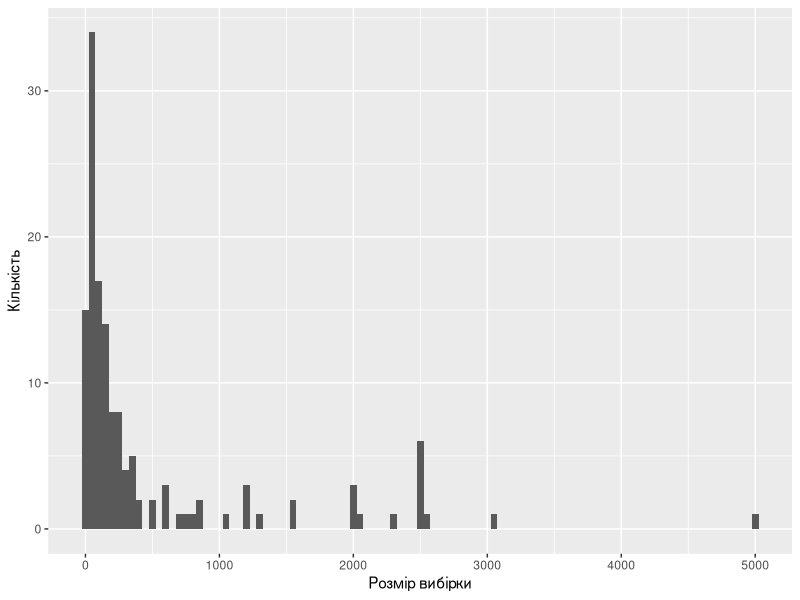
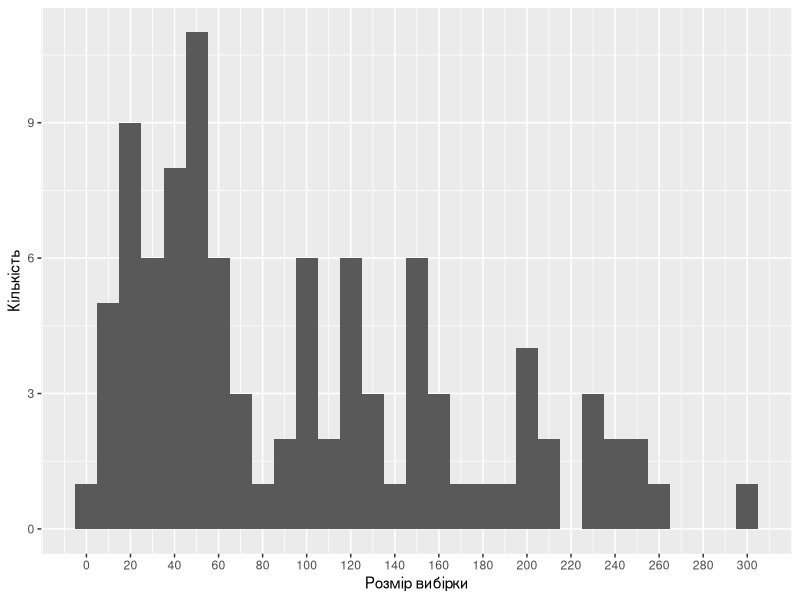

These figures' R source, in order:
### Чтение базы данных

data <- read.csv('11_2013_zakharov.csv',sep='\t',header=T,colClasses=c(rep('character',3),rep('factor',3),'character',rep('factor',37)))

### Подключение необходимых библиотек

library(gmodels)
library(ggplot2)

### Подготовка базы данных

# Удаление из базы методических пособий (ввиду малого количества и неполноты перечня)

data = subset(data,data$type!='Методичний посібник')
data = subset(data,data$type!='Підручник')
data[,5]<- factor(data[,5])

# Одни из тезисов расценены как статья
data[data$type=='Тези',]$type = 'Стаття'
data[,6]<- factor(data[,6])

# Удалена одна статья из Беларуси

data = subset(data,data$country!='Білорусь')

# Объединение дискурс-анализа и контент-анализа
data[data$discourse==1,]$content.analysis = 1

# Объединение анкетирования, опросов и интервью

data[data$form==1,]$interview = 1
data[data$questionnaire==1,]$interview = 1

# Объединение проективных методик

data[data$projpics==1,]$projmeth = 1
data[data$associations==1,]$projmeth = 1

# Объединение тренингов и экспериментов

data[data$training==1,]$experiment = 1

# Удаление лишних столбцов данных

names(data)
names(data[,c(1:8,11,13,16:19,21:ncol(data))])

data = data[,c(1:8,11,13,16:19,21:ncol(data))]

# Выделение теоретических публикаций и эмпирических исследований

theory = subset(data,data$theory==1)
empirical = subset(data,data$theory!=1)

# Обзор общего количества

nrow(data)
nrow(theory)
nrow(empirical)

# Обзор количества публикаций по типам

CrossTable(data[,5])

# Обзор количества публикаций разного типа по годам

CrossTable(data[,4])
CrossTable(theory[,4])
CrossTable(empirical[,4])

# Обзор применяемых методов

result = sapply(empirical[9:ncol(empirical)],table)

# Применение эмпирических методов

t(result[2,1:10])

# Применение статистических методов

t(result[2,11:ncol(result)])

# Распределение эмпирических методов по годам

CrossTable(empirical[,4],empirical[,9])[[1]][,2]    # Проективні методи
CrossTable(empirical[,4],empirical[,10])[[1]][,2]   # Тестування
CrossTable(empirical[,4],empirical[,11])[[1]][,2]   # Інтервью
CrossTable(empirical[,4],empirical[,12])[[1]][,2]   # Фокус-групи
CrossTable(empirical[,4],empirical[,13])[[1]][,2]   # Написання творів
CrossTable(empirical[,4],empirical[,14])[[1]][,2]   # Контент-аналіз
CrossTable(empirical[,4],empirical[,15])[[1]][,2]   # Психосемантика
CrossTable(empirical[,4],empirical[,16])[[1]][,2]   # Спостереження
CrossTable(empirical[,4],empirical[,17])[[1]][,2]   # Оцінки експертів
CrossTable(empirical[,4],empirical[,18])[[1]][,2]   # Експеримент

# Распределение статистических методов по годам

CrossTable(empirical[,4],empirical[,19])[[1]][,2]   # Описова статистика
CrossTable(empirical[,4],empirical[,20])[[1]][,2]   # Кореляційний аналіз
CrossTable(empirical[,4],empirical[,21])[[1]][,2]   # Регресійний аналіз
CrossTable(empirical[,4],empirical[,22])[[1]][,2]   # Факторний аналіз
CrossTable(empirical[,4],empirical[,23])[[1]][,2]   # Тест Стьюдента
CrossTable(empirical[,4],empirical[,24])[[1]][,2]   # Біноміальний критерій
CrossTable(empirical[,4],empirical[,25])[[1]][,2]   # Кластерний аналіз
CrossTable(empirical[,4],empirical[,26])[[1]][,2]   # H-Крускала-Уоліса
CrossTable(empirical[,4],empirical[,27])[[1]][,2]   # Критерій кутового перетворення Фішера
CrossTable(empirical[,4],empirical[,28])[[1]][,2]   # Дисперсійний аналіз
CrossTable(empirical[,4],empirical[,29])[[1]][,2]   # Хі-квадрат Пірсона
CrossTable(empirical[,4],empirical[,30])[[1]][,2]   # Коефіцієнт Чупрова
CrossTable(empirical[,4],empirical[,31])[[1]][,2]   # Коефіцієнт Крамера
CrossTable(empirical[,4],empirical[,32])[[1]][,2]   # Коефіцієнт Сомерса
CrossTable(empirical[,4],empirical[,33])[[1]][,2]   # U-Манна-Уітні
CrossTable(empirical[,4],empirical[,34])[[1]][,2]   # Хі-квадрат Фрідмана
CrossTable(empirical[,4],empirical[,35])[[1]][,2]   # Критерій Фішера
CrossTable(empirical[,4],empirical[,36])[[1]][,2]   # T-Уілкоксона
CrossTable(empirical[,4],empirical[,37])[[1]][,2]   # Багатовимірне шкалювання
CrossTable(empirical[,4],empirical[,38])[[1]][,2]   # Перевірка нормальності розподілу

CrossTable(empirical[,4],empirical[,19])[[1]][,2]   # Опмсова статистика

CrossTable(empirical[,4],empirical[,23])[[1]][,2] +
CrossTable(empirical[,4],empirical[,26])[[1]][,2] +
CrossTable(empirical[,4],empirical[,28])[[1]][,2] +
CrossTable(empirical[,4],empirical[,33])[[1]][,2] +
CrossTable(empirical[,4],empirical[,34])[[1]][,2] +
CrossTable(empirical[,4],empirical[,35])[[1]][,2] +
CrossTable(empirical[,4],empirical[,36])[[1]][,2]  # Методи статистичного висновку (відмінності)

CrossTable(empirical[,4],empirical[,20])[[1]][,2] +
CrossTable(empirical[,4],empirical[,21])[[1]][,2]
CrossTable(empirical[,4],empirical[,19])[[1]][,2]  # Методи статистичного висновку (зв'язки)

CrossTable(empirical[,4],empirical[,24])[[1]][,2] +
CrossTable(empirical[,4],empirical[,27])[[1]][,2] +
CrossTable(empirical[,4],empirical[,29])[[1]][,2] +
CrossTable(empirical[,4],empirical[,38])[[1]][,2]  # Методи статистичного висновку (розподіли)

CrossTable(empirical[,4],empirical[,22])[[1]][,2] +
CrossTable(empirical[,4],empirical[,37])[[1]][,2]   # Багатомірні методи (структури)

CrossTable(empirical[,4],empirical[,25])[[1]][,2]   # Багатомірні методи (зв'язки)

# Описание выборок

a = vector()
for (i in 1:nrow(data)) {
a = c(a,as.numeric(strsplit(data$samples, ",")[[i]]))
}

summary(a)

qplot(a, geom="histogram",binwidth = 50) + ylab("Кількість") + xlab("Розмір вибірки")
qplot(a[a<300], geom="histogram",binwidth = 10) + ylab("Кількість") + xlab("Розмір вибірки")  + scale_x_continuous(breaks=seq(0, 300, 20))
